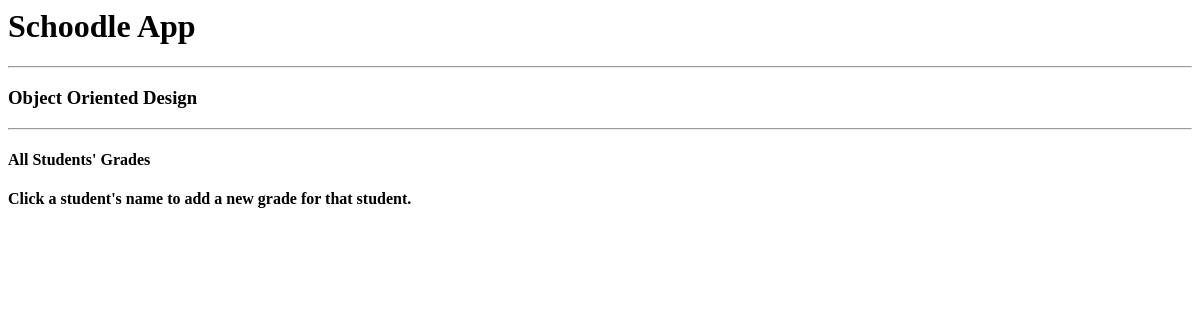
Page /schoodle/course/1/allgrades/6 on the earlier database version.
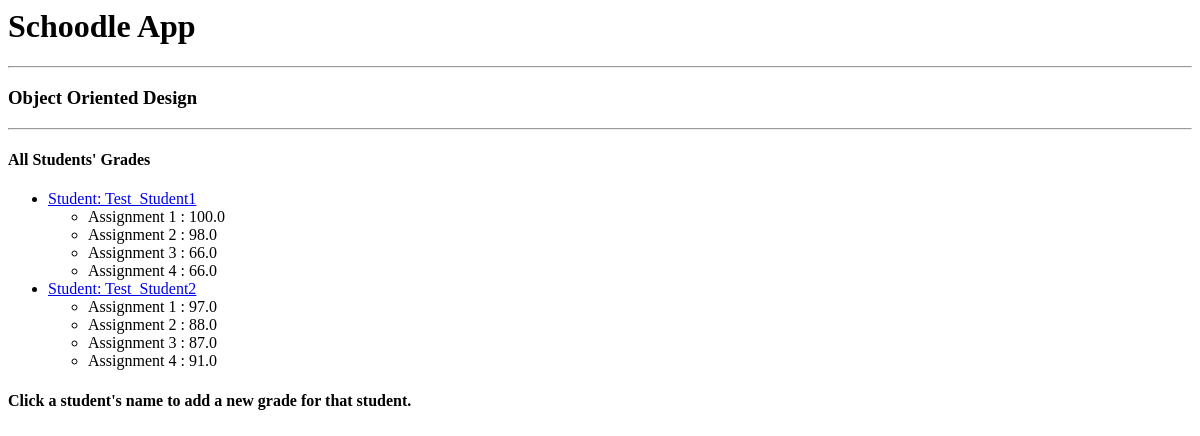
Same page on the later database version.
### schoodle_app/models.py (models this page shows, shortened)
class Course(models.Model):
    name = models.CharField(max_length=200)

class Person(models.Model):
    name = models.CharField(max_length=200)
    courses = models.ManyToManyField(Course)

class Student(Person):
    grades = models.ManyToManyField(Grade)

class Person(models.Model):
    name = models.CharField(max_length=200)
    courses = models.ManyToManyField(Course)

class Grade(models.Model):
    g = models.FloatField()

### schoodle_app/views.py (the view)
# urls.py: path("course/<int:course_id>/allgrades/<int:instructor_id>", views.allgrades, name="allgrades"),
def allgrades(request,course_id,instructor_id):
    course = Course.objects.get(id=course_id)
    students = Student.objects.filter(id__in=[p.id for p in course.person_set.all()])
    template = loader.get_template('schoodle_app/allgrades.html')
    context = {"c":course,"students":students,"instructor_id":instructor_id}
    return HttpResponse(template.render(context,request))

### schoodle_app/templates/schoodle_app/allgrades.html
<h1>Schoodle App</h1><hr>
<h3>{{c.name}}</h3><hr>
<h4>All Students' Grades</h4>
<ul>
        {% for student in students %}
	<li><a href="/schoodle/course/{{c.id}}/addgrade/{{instructor_id}}/{{student.id}}"<h5>Student: {{student.name}}</a></h5>
	<ul>
		{% for grade in student.grades.all %}
		<li>Assignment {{forloop.counter}} : {{grade.g}}</li>
        	{% endfor %}
	</ul>
	</li>
	{% endfor %}
</ul>
<h4>Click a student's name to add a new grade for that student.</h4>

Differences in the rows shown:
added Student: name "Test_Student1"
added Grade: g "100.0", shown under "Test_Student1"
added Grade: g "98.0", shown under "Test_Student1"
added Grade: g "66.0", shown under "Test_Student1"
added Grade: g "66.0", shown under "Test_Student1"
added Student: name "Test_Student2"
added Grade: g "97.0", shown under "Test_Student2"
added Grade: g "88.0", shown under "Test_Student2"
added Grade: g "87.0", shown under "Test_Student2"
added Grade: g "91.0", shown under "Test_Student2"
